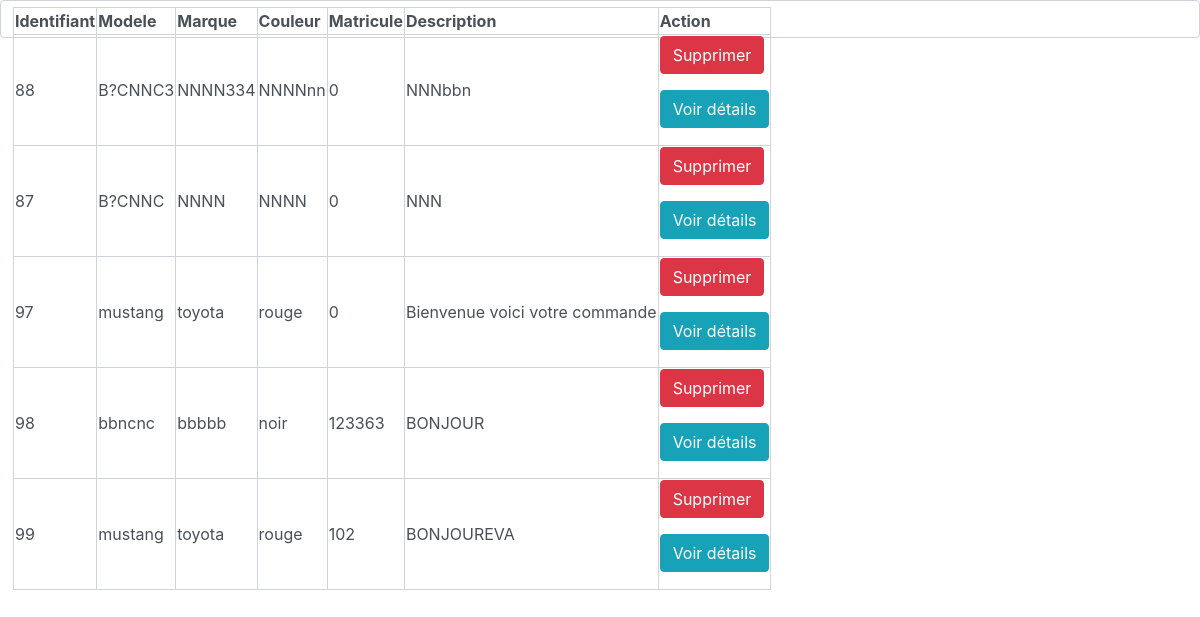
The app's page /affichage.php with its own data.
### tables this page shows
CREATE TABLE IF NOT EXISTS `voitures` (
  `id` int(11) NOT NULL AUTO_INCREMENT,
  `modele` varchar(255) DEFAULT NULL,
  `marque` varchar(255) NOT NULL,
  `couleur` varchar(255) NOT NULL,
  `matricule` int(50) NOT NULL,
  `descriptionV` varchar(255) NOT NULL,
  PRIMARY KEY (`id`)
);

### affichage.php (the view, shortened to what this page needs)
<link rel="stylesheet" href="https://cdn.jsdelivr.net/npm/bootstrap@4.5.3/dist/css/bootstrap.min.css">
    <table border="20px" class="form-control">
    <?php
    $bdd=db_connect();
    $req2=$bdd->prepare('SELECT * FROM voitures');
    $req2->execute();
    ?>
    <thead>
        <tr>
            <th>Identifiant</th>
            <th>Modele</th>
            <th>Marque</th>
            <th>Couleur</th>
            <th>Matricule</th>
            <th>Description</th>
            <th>Action</th>
        </tr>
    </thead>
    <tbody>
    <?php while($req =$req2->fetch(PDO::FETCH_OBJ)) {?>
        <tr>
            <td><?=$req->id ?></td>
            <td><?=$req->modele ?></td>
            <td><?=$req->marque ?></td>
            <td><?=$req->couleur ?></td>
            <td><?=$req->matricule ?></td>
            <td><?=$req->descriptionV ?></td>
            <td>
                <form method="POST" action="supprimer.php" enctype="multipart/form-data">
                    <button  name="delete" type="submit" value="<?=$req->id ?>" class="btn btn-danger">Supprimer</button>
                </form>
                <form method="POST" action="voir détails.php" enctype="multipart/form-data">
                    <button name="show" type="submit" value="<?=$req->id ?>" class="btn btn-info">Voir détails</button>
                </form>
            </td>
        </tr>
    <?php } ?>
    </tbody>
    </table>

### records on screen
voitures: id "88", modele "B?CNNC3", marque "NNNN334", couleur "NNNNnn", matricule "0", descriptionV "NNNbbn"
voitures: id "87", modele "B?CNNC", marque "NNNN", couleur "NNNN", matricule "0", descriptionV "NNN"
voitures: id "97", modele "mustang", marque "toyota", couleur "rouge", matricule "0", descriptionV "Bienvenue voici votre commande"
voitures: id "98", modele "bbncnc", marque "bbbbb", couleur "noir", matricule "123363", descriptionV "BONJOUR"
voitures: id "99", modele "mustang", marque "toyota", couleur "rouge", matricule "102", descriptionV "BONJOUREVA"
